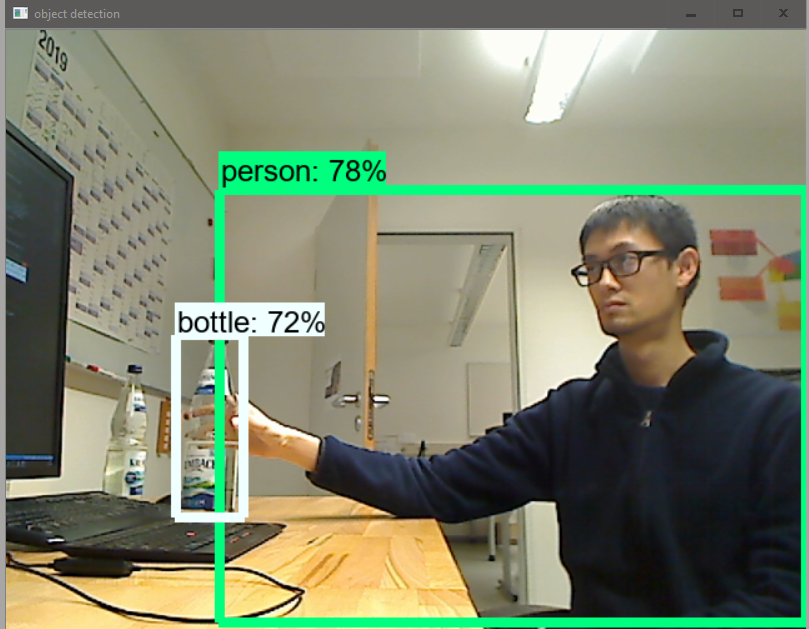
#> input picture Capture.PNG, 809 x 629 px
$ jupyter execute image_process.ipynb
#> lines starting #> are read from the running program, lines starting #| are printed output that depends on the picture
[cell 1]
import cv2

## 读取图片
参数是文件的相对路径

[cell 2]
image = cv2.imread("Capture.PNG")
#> image is the input picture: shape (629, 809, 3); mean B, G, R 109.6, 133.6, 127.1

## 显示图片

[cell 3]
cv2.imshow("Capture",image)
cv2.waitKey(0)

## 获取尺寸信息

[cell 4]
(h, w, d) = image.shape
#> h = 629; w = 809; d = 3
print("width={}, height={}, depth={}".format(w,h,d))
#| width=809, height=629, depth=3

## 获取像素信息
找到像素并显示(x=100, y=50)的像素点

[cell 5]
(B, G, R) = image[100, 50]
#> B = 138; G = 152; R = 148
print("R={}, G={}, B={}".format(R, G, B))
#| R=148, G=152, B=138

## 裁剪图片
ROIs(regions of interest)。
找到像素（y=60,x=320）到（y=160,x=420）进行裁切

[cell 6]
roi = image[60:160, 320:420]
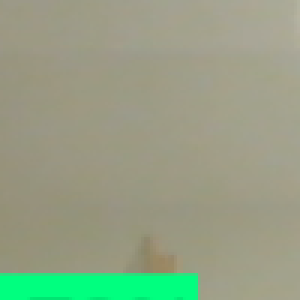
#> roi: shape (100, 100, 3) (shown 3 times larger); mean B, G, R 133, 160.7, 148.4
cv2.imshow("ROI",roi)
cv2.waitKey(0)

## 调整尺寸
把图片调整为200*200像素，不管图片变形

[cell 7]
resized = cv2.resize(image,(200,200))
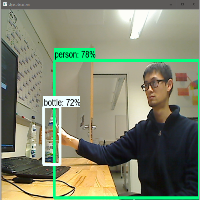
#> resized: shape (200, 200, 3); mean B, G, R 109.6, 133.5, 127.1
cv2.imshow("Resize", resized)
cv2.waitKey(0)

通过计算长宽来调整图片尺寸并且让他不变形：图片宽度定义为200. 200/w = 缩放的比例，也就是200是图片本来尺寸的多少%。h*r=用这个百分比来获取图片缩放后的高

[cell 8]
r = 200 / w
#> r = 0.247
dim = (200, int(h*r))
#> dim = (200, 155)
resized = cv2.resize(image, dim)
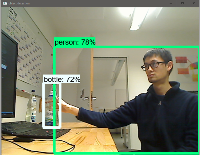
#> resized: shape (155, 200, 3); mean B, G, R 109.7, 133.7, 127.1
cv2.imshow("Aspect Ratio Resize", resized)
cv2.waitKey(0)

## 旋转图片
图片旋转45度

[cell 9]
# // 结果取整
center = (w//2, h//2)
#> center = (404, 314)
M = cv2.getRotationMatrix2D(center, -45, 1.0)
rotated = cv2.warpAffine(image, M, (w, h))
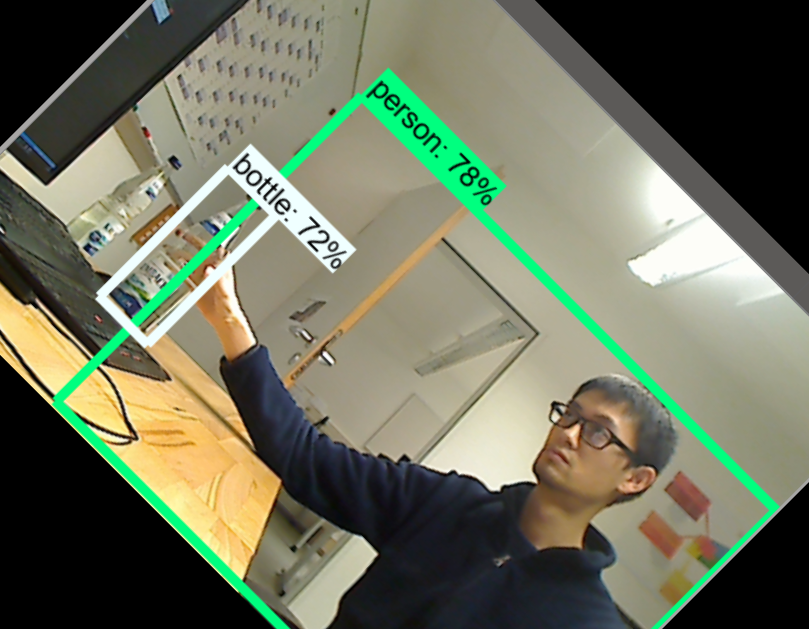
#> rotated: shape (629, 809, 3); mean B, G, R 93.6, 114.5, 110.1
cv2.imshow("Rotation", rotated)
cv2.waitKey(0)

## 图片虚化
19*19的kernel。这个值只能在小于20的范围内改变，否则报错

[cell 10]
blurred = cv2.GaussianBlur(image, (19, 19), 0)
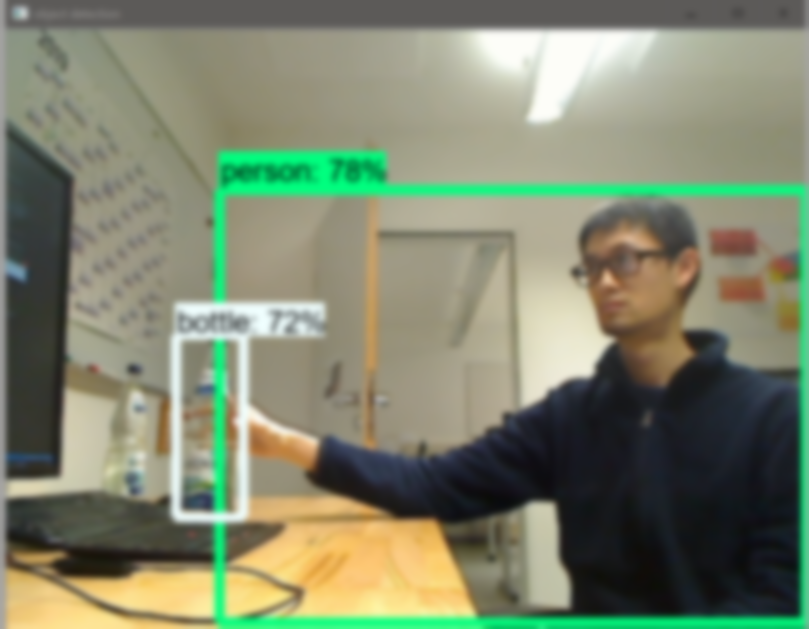
#> blurred: shape (629, 809, 3); mean B, G, R 109.6, 133.6, 127
cv2.imshow("Blurred", blurred)
cv2.waitKey(0)

## 画方框
复制原图，把内容显示在复制的图片上，不对原图进行涂抹。
- 方框的左上像素点=(320,60)。
- 右下像素点=(420,160)

[cell 11]
output = image.copy()
cv2.rectangle(output, (320, 60), (420, 160), (0,0,255), 5)
cv2.imshow("Rectangle", output)
cv2.waitKey(0)

## 画圆
- 圆心=(320,60),
- 半径 = 20，
- 线条厚度 = 5

[cell 12]
output = image.copy()
cv2.circle(output,(320,60),20, (255,0,0),5)
cv2.imshow("Circle", output)
cv2.waitKey(0)

## 画线

[cell 13]
output = image.copy()
cv2.line(output, (60,20),(400, 200),(0,0,255),5)
cv2.imshow("Line", output)
cv2.waitKey(0)

## 显示文本
- 起点 = (10,25)
- 大小 = 0.7
- 粗细 = 1

[cell 14]
output = image.copy()
cv2.putText(output, "Text", (10,25),cv2.FONT_HERSHEY_SIMPLEX, 0.7, (0,255,0), 2)
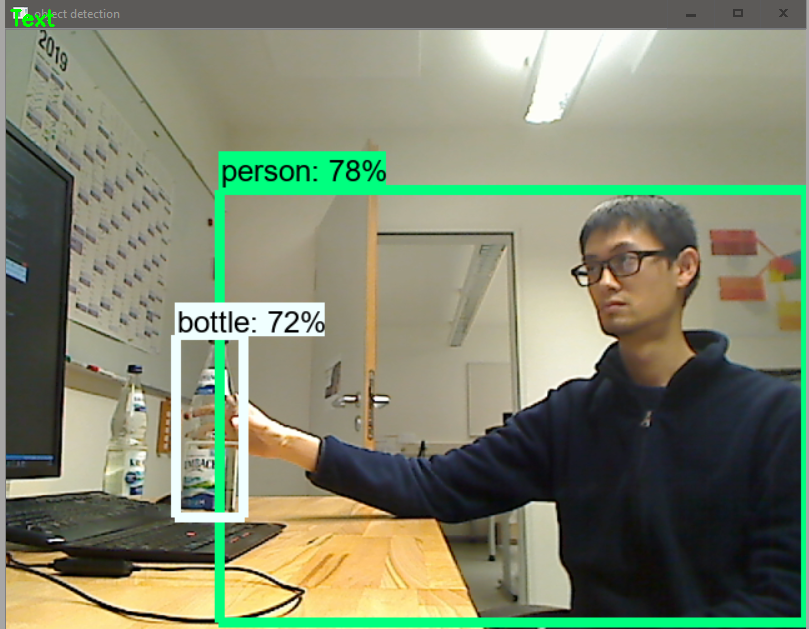
#> output: shape (629, 809, 3); mean B, G, R 109.5, 133.6, 127
cv2.imshow("Text", output)
cv2.waitKey(0)
